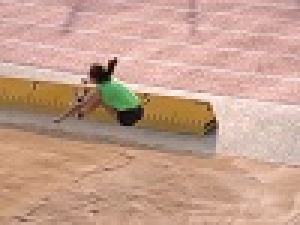
#> input picture RobotVision/dataset/hop_far/frame19.jpg, 100 x 75 px (shown 3 times larger)
$ python k_means_cluster.py   (older library calls are emulated)
#> lines starting #> are read from the running program, lines starting #| are printed output that depends on the picture
### RobotVision/motion_vector.py
import cv2 # cvtColor, imread, arrowedLine, imshow, waitKey
import numpy as np # gradient, stack, subtract, linalg.lstsq, linalg.norm, array, reshape, pad

neighbor_type = 0

def motion_vec(img0_src, img1_src):
    height = len(img0_src)
    width = len(img0_src[0])

    img0 = cv2.cvtColor(img0_src, cv2.COLOR_BGR2YCR_CB)
    img1 = cv2.cvtColor(img1_src, cv2.COLOR_BGR2YCR_CB)
    img0 = img0[:, :, 0]
    img1 = img1[:, :, 0]
    print('Source images')
    print('img 0')
    print(img0)
    print('img 1')
    print(img1)
    img0 = np.array(img0).astype(np.float)
    img1 = np.array(img1).astype(np.float)


    grad_y = np.gradient(img0, axis=0)
    grad_x = np.gradient(img0, axis=1)
    grad = np.stack([grad_y, grad_x], axis=-1)
    grad_t = np.subtract(img1, img0)
    print('gradient y, gradient x')
    print(grad)
    print('gradient t')
    print(grad_t)

    if neighbor_type == 0:
        grad_list = [
            grad[:-2, :-2], grad[:-2, 1:-1], grad[:-2, 2:],
            grad[1:-1, :-2], grad[1:-1, 1:-1], grad[1:-1, 2:],
            grad[2:, :-2], grad[2:, 1:-1], grad[2:, 2:]
        ]
    elif neighbor_type == 1:
        grad_list = [
            grad[:-2, 1:-1],
            grad[1:-1, :-2], grad[1:-1, 1:-1], grad[1:-1, 2:],
            grad[2:, 1:-1]
        ]

    mat_A = np.stack(grad_list, axis=2)
    print('Matrix A')
    print(mat_A)

    if neighbor_type == 0:
        grad_t_list = [
            grad_t[:-2, :-2], grad_t[:-2, 1:-1], grad_t[:-2, 2:],
            grad_t[1:-1, :-2], grad_t[1:-1, 1:-1], grad_t[1:-1, 2:],
            grad_t[2:, :-2], grad_t[2:, 1:-1], grad_t[2:, 2:]
        ]
    elif neighbor_type == 1:
        grad_t_list = [
            grad_t[:-2, 1:-1],
            grad_t[1:-1, :-2], grad_t[1:-1, 1:-1], grad_t[1:-1, 2:],
            grad_t[2:, 1:-1]
        ]

    vec_b = np.stack(grad_t_list, axis=2)
    vec_b = -vec_b
    print('Vector b')
    print(vec_b)

    m_vec_v = []
    m_vec_u = []

    for i in range(0, height-2):
        for j in range(0, width-2):
            v, u = np.linalg.lstsq(mat_A[i, j], vec_b[i, j], rcond=None)[0]
            m_vec_v.append(v)
            m_vec_u.append(u)
    m_vec_v = np.array(m_vec_v)
    m_vec_u = np.array(m_vec_u)
    m_vec_v = np.reshape(m_vec_v, (height-2, width-2))
    m_vec_u = np.reshape(m_vec_u, (height-2, width-2))
    m_vec_v = np.pad(m_vec_v, ((1, 1), (1, 1)), 'constant', constant_values=(0, 0))
    m_vec_u = np.pad(m_vec_u, ((1, 1), (1, 1)), 'constant', constant_values=(0, 0))

    m_vec = np.stack([m_vec_v, m_vec_u], axis=2)
    print('Motion Vector')
    print(m_vec)
    return m_vec


# [13 lines left out: function info_change_rate_m_vec, not called in this run]


# [24 lines that do not run on import are left out]

### RobotVision/k_means_cluster.py
import cv2 # imread, imshow, waitKey
import numpy as np # concatenate, stack, argmin, min, sum, zeros, transpose
from motion_vector import motion_vec #self defined
import itertools # product
import math # sqrt

def sd_change_rate_k_means(feat, cent):
    num_cents = len(cent)
    norm_mat_list = []
    for i in range(num_cents):
        feature_diff = feat - cent[i]
        norm_mat_list.append(np.linalg.norm(feature_diff, axis=-1))
    norm_mat = np.stack(norm_mat_list, axis=-1)
    diff_from_cent = np.min(norm_mat, axis=-1)

    squared_diff_from_cent = diff_from_cent * diff_from_cent
    mean_sd_from_cent = np.mean(squared_diff_from_cent)

    feat = np.reshape(feat, (-1, feat.shape[-1]))
    mean_feat = np.mean(feat, axis=0)
    feature_diff = feat - mean_feat
    norm_arr = np.linalg.norm(feature_diff, axis=-1)
    squared_diff = norm_arr*norm_arr
    mean_sd = np.mean(squared_diff)

    print('mean of squared difference:', mean_sd)
    print('mean of squared difference from centroid:', mean_sd_from_cent)
    print('squared difference change rate:', mean_sd_from_cent/mean_sd)
    return mean_sd_from_cent/mean_sd

num_clusters = 36
convergence_threshold = 16

img0_path = './dataset/hop_far/frame19.jpg'
img1_path = './dataset/hop_far/frame20.jpg'
img0_src = cv2.imread(img0_path, cv2.IMREAD_COLOR)
#> img0_src is the input picture: shape (75, 100, 3); mean B, G, R 143.3, 161.1, 198.4
img1_src = cv2.imread(img1_path, cv2.IMREAD_COLOR)
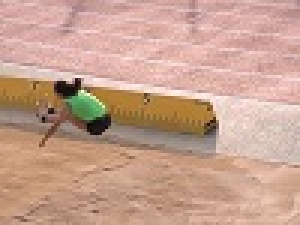
#> input picture RobotVision/dataset/hop_far/frame20.jpg, 100 x 75 px (shown 3 times larger)
#> img1_src is the input picture: shape (75, 100, 3); mean B, G, R 143.6, 161.6, 199.4
height = len(img0_src)
#> height = 75
width = len(img0_src[0])
#> width = 100
m_vec = motion_vec(img0_src, img1_src)
#> in motion_vec, `height = len(img0_src)`: height = 75
#> in motion_vec, `width = len(img0_src[0])`: width = 100
#> in motion_vec, `img0 = cv2.cvtColor(img0_src, cv2.COLOR_BGR2YCR_CB)`: img0: shape (75, 100, 3); mean of channels 0, 1, 2 170.2, 148.1, 112.8
#> in motion_vec, `img1 = cv2.cvtColor(img1_src, cv2.COLOR_BGR2YCR_CB)`: img1: shape (75, 100, 3); mean of channels 0, 1, 2 170.9, 148.4, 112.6
#> in motion_vec, `img1 = img1[:, :, 0]`:
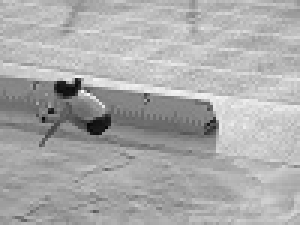
#> img1: shape (75, 100) (shown 3 times larger); min 7, max 248, mean 170.9
#> (printed output is left out)
#> (printed output is left out)
#> in motion_vec, `grad_t = np.subtract(img1, img0)`:
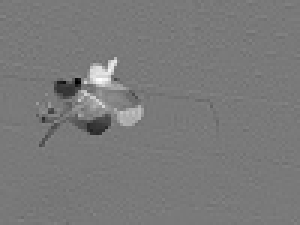
#> grad_t: shape (75, 100) float64 (shown 3 times larger); min -198, max 217, mean 0.7; drawn with min black and max white
#> (printed output is left out)
#> (printed output is left out)
#> (printed output is left out)
#> (printed output is left out)
#> after the loop in motion_vec, `for i in range(0, height-2):`: m_vec_u = 7154 values, max 30.81 at index 4143, min -40.78 at index 2861, mean 0.0541; m_vec_v = 7154 values, max 31.03 at index 2862, min -10.44 at index 3264, mean -0.0348
#> in motion_vec, `m_vec_v = np.reshape(m_vec_v, (height-2, width-2))`:
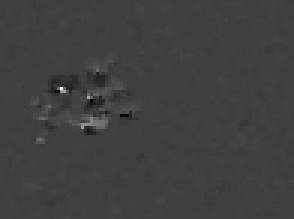
#> m_vec_v: shape (73, 98) float64 (shown 3 times larger); min -10.44, max 31.03, mean 0; drawn with min black and max white
#> in motion_vec, `m_vec_u = np.reshape(m_vec_u, (height-2, width-2))`:
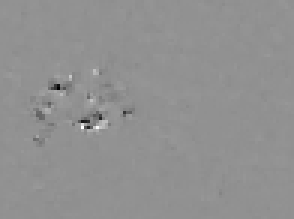
#> m_vec_u: shape (73, 98) float64 (shown 3 times larger); min -40.78, max 30.81, mean 0.1; drawn with min black and max white
img_feature = np.concatenate([img0_src, m_vec], axis=2)
print('Object Features')
print(img_feature)

square_root = int(math.sqrt(num_clusters))
cent_y = [(i+1)*height//square_root for i in range(square_root-1)]
#> cent_y = [12, 25, 37, 50, 62]
cent_x = [(i+1)*width//square_root for i in range(square_root-1)]
#> cent_x = [16, 33, 50, 66, 83]
cent = np.stack([img_feature[i, j] for j in cent_x for i in cent_y], axis=0)
#> cent = 25 rows, first 6: [160, 165, 214, 0.249, -0.117], [187, 198, 226, -0.0885, 0.522], [70, 104, 134, 2.64, 8.83], [114, 147, 193, -0.0176, 0.257], [131, 164, 210, -0.288, 0.107], [163, 167, 215, -0.535, 0.034]
num_cents = len(cent)
#> num_cents = 25
print('Initial Centroids')
print(cent)

iter = -1
epsilon = 0
prev_mean_sd_from_center = 0
while True:
    iter += 1
    print('iter:', iter)
    norm_mat_list = []
    for i in range(num_cents):
        feature_diff = img_feature - cent[i]
        norm_mat_list.append(np.linalg.norm(feature_diff, axis=-1))

    norm_mat = np.stack(norm_mat_list, axis=-1)
    belongs_to = np.argmin(norm_mat, axis=-1)
    diff_from_cent = np.min(norm_mat, axis=-1)

    squared_diff_from_cent = diff_from_cent * diff_from_cent
    mean_sd_from_cent = np.sum(squared_diff_from_cent) / (height * width)

    if iter == 0:
        epsilon = mean_sd_from_cent
    else:
        epsilon = abs(prev_mean_sd_from_center - mean_sd_from_cent)
    if epsilon <= convergence_threshold:
        break
    prev_mean_sd_from_center = mean_sd_from_cent
    new_cent = []
    for i in range(num_cents):
        y_cords, x_cords = np.where(belongs_to == i)
        belonged_features = np.stack([img_feature[y_cords[i], x_cords[i]] for i in range(len(y_cords))], axis=0)
        temp_cent = np.mean(belonged_features, axis=0)
        new_cent.append(temp_cent)
    cent = np.stack(new_cent, axis=0)
    print('Centroids during Iteration: ', str(iter))
    print(cent)
#> this loop made 3 passes
#> (mean_sd_from_cent, epsilon, prev_mean_sd_from_center) on passes 1 to 2: (234.1, 234.1, 234.1), (160.3, 73.79, 160.3)
#> (mean_sd_from_cent, epsilon) on pass 3: (152.3, 7.96)
#> after the loop, iter = 2

img = np.zeros((3, belongs_to.shape[0], belongs_to.shape[1]))
img[0][belongs_to % 3 == 0] = (num_cents - belongs_to[belongs_to % 3 == 0])*255//num_cents
img[2][belongs_to % 3 == 1] = (num_cents - belongs_to[belongs_to % 3 == 1])*255//num_cents
img[1][belongs_to % 3 == 2] = (num_cents - belongs_to[belongs_to % 3 == 2])*255//num_cents
img = np.transpose(img, (1, 2, 0))
img = img.astype(np.uint8)

sd_change_rate = sd_change_rate_k_means(img_feature, cent)
#> after the loop in sd_change_rate_k_means, `for i in range(num_cents):`: norm_mat_list = 25 items
#> in sd_change_rate_k_means, `squared_diff_from_cent = diff_from_cent * diff_from_cent`:
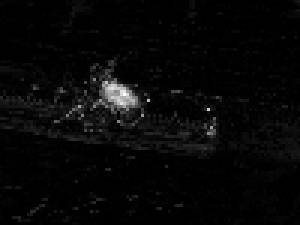
#> squared_diff_from_cent: shape (75, 100) float64 (shown 3 times larger); min 0.0629, max 4845.3, mean 152.3; drawn with min black and max white
#> in sd_change_rate_k_means, `mean_sd_from_cent = np.mean(squared_diff_from_cent)`: mean_sd_from_cent = 152.3
#> in sd_change_rate_k_means, `mean_feat = np.mean(feat, axis=0)`: mean_feat = [143.3, 161.1, 198.4, -0.0332, 0.0516]
#> in sd_change_rate_k_means, `norm_arr = np.linalg.norm(feature_diff, axis=-1)`: norm_arr = 7500 values, max 277.6 at index 3740, min 1.21 at index 6184, mean 49.23
#> in sd_change_rate_k_means, `squared_diff = norm_arr*norm_arr`: squared_diff = 7500 values, max 77068.2 at index 3740, min 1.47 at index 6184, mean 3981
#> in sd_change_rate_k_means, `mean_sd = np.mean(squared_diff)`: mean_sd = 3981
#> sd_change_rate = 0.0383

cv2.imshow('segmented image', img)
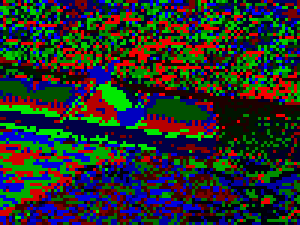
#> window 'segmented image': shape (75, 100, 3) (shown 3 times larger); mean B, G, R 42.3, 47.5, 39.9
cv2.waitKey()
